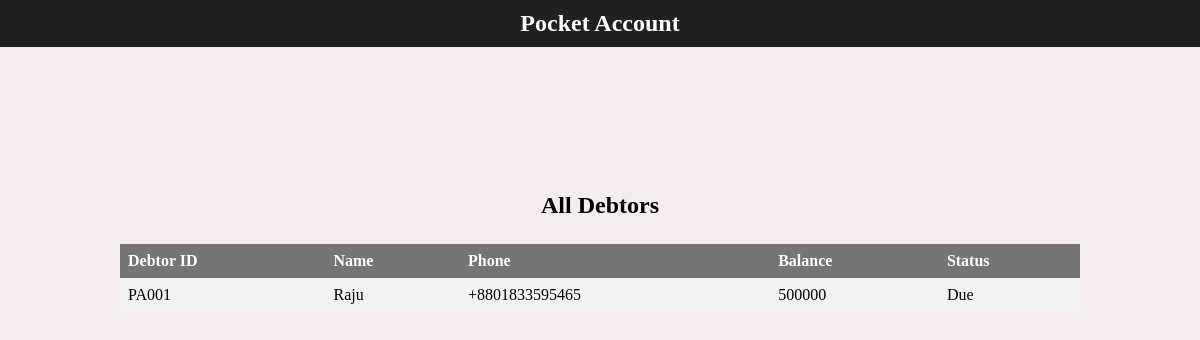
The page /debtor/ (signed in) on the database as committed earlier.
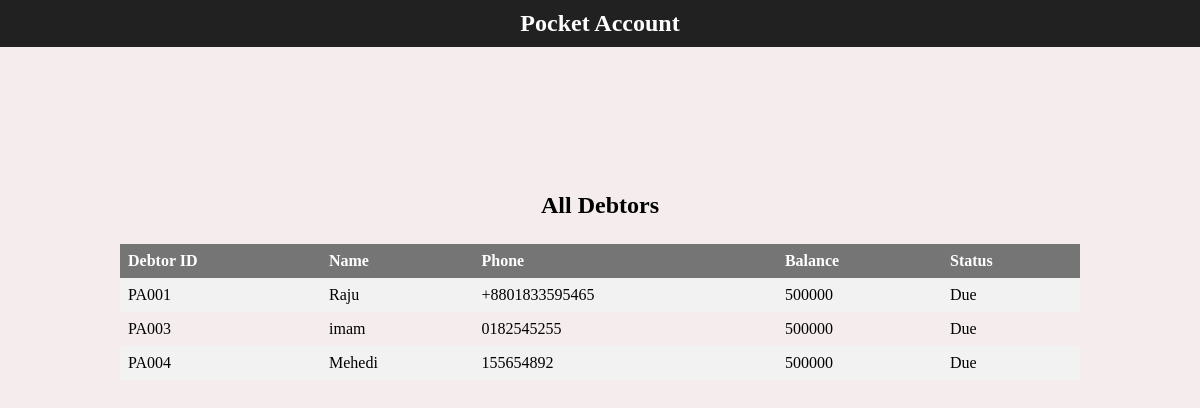
The same page on the database as committed later.
### app/models.py (models this page shows)
class Debtor(models.Model):
    debtorName = models.CharField(max_length=50)
    phone = models.CharField(max_length=15, blank=True, null= True)
    address = models.TextField(blank=True, null= True)
    img = models.ImageField(upload_to='pics', null=True, blank=True)
    lender = models.ForeignKey(User, on_delete=models.SET_NULL, blank=True, null=True)
    def __str__(self):
        return "PA00" +str(self.id)

### app/views.py (the view)
# urls.py: path('debtor/', views.debtor, name='debtor'),
@login_required(login_url='login')
def debtor(request):
    debtors = Debtor.objects.filter(lender_id=request.user.id)
    return render(request, "app/debtor.html",{
        "debtors": debtors,
    })

### app/templates/app/debtor.html (shortened to what this page needs)
{% extends "app/layout.html" %}
{% block body %}
<main>
    <div class="tablecontainer">
        <h2>All Debtors</h2>
        <table>
            <tr>
                <th>Debtor ID</th>
                <th>Name</th>
                <th>Phone</th>
                <th>Balance</th>
                <th>Status</th>
            </tr>
            {% for debtor in debtors %}
                <tr>
                    <td>{{ debtor }}</td>
                    <td> <a style="color: black;" href="{% url 'debtorprofile' debtor.id %}"> {{ debtor.debtorName }}</a> </td>
                    <td>{{ debtor.phone }}</td>
                    <td>500000</td>
                    <a href=""><td>Due</td></a>
                </tr>
            {% endfor %}
        </table>
    </div>
</main>
{% endblock %}

### app/templates/app/layout.html (shortened to what this page needs)
{% load static %}
<!DOCTYPE html>
<html lang="en">
    <head>
        <link rel="stylesheet" type="text/css" href="{% static 'app/css/main.css' %}">
        <link rel="stylesheet" type="text/css" href="{% static 'app/css/font-awesome.min.css' %}">
    </head>
    <body >
        <nav>
            <a onclick="openNav()"></a>
            <h1>Pocket Account</h1>
            <a href="{% url 'logout' %}"></a>
        </nav>
        {% block body %}{% endblock %}
    </body>
</html>

### app/static/app/css/main.css (style rules this page uses)
* { margin: 0; padding: 0; box-sizing: border-box; font-family: Serif; }
body { background-color: #f5eded; max-width: 1400px; margin: auto; }
nav { background-color: #212121; color: white; display: flex; justify-content: space-between; padding: 10px 50px; }
main { display: flex; justify-content: center; flex-wrap: wrap; }
a { text-decoration: none; color: white; cursor: pointer; }
.tablecontainer { text-align: center; margin: 10%; width: 100%; }
.tablecontainer h2 { margin: 25px; }
.tablecontainer table { border-collapse: collapse; width: 100%; }
th, td { text-align: left; padding: 8px; }
tr:nth-child(even) { background-color: #f2f2f2; }
th { background-color: #757575; color: white; }

Rows that differ between the two databases and show on the page:
added Debtor: id "PA003", debtorName "imam", phone "0182545255"
added Debtor: id "PA004", debtorName "Mehedi", phone "155654892"
